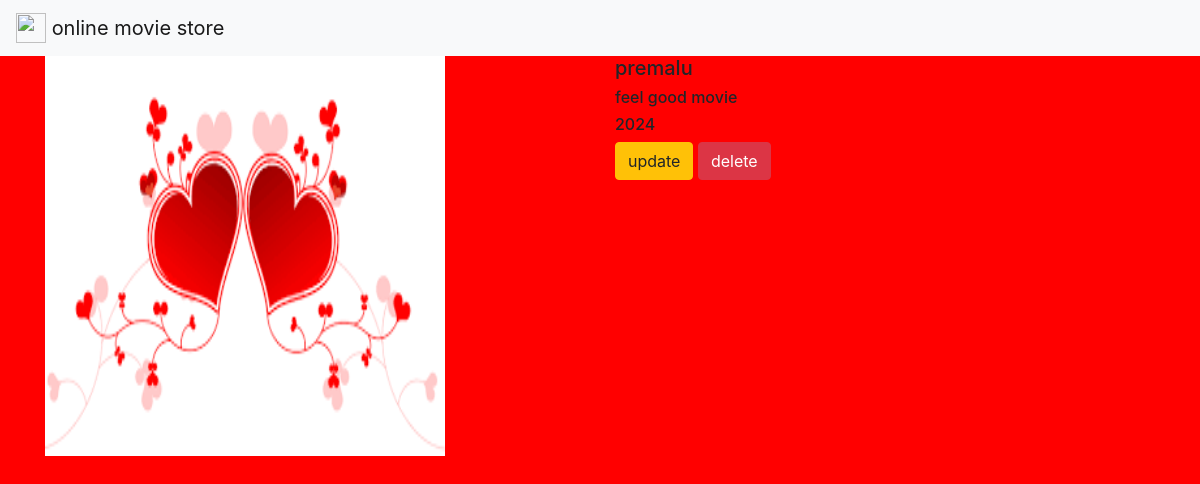
The app's page /movie/6/ with its own data.
### movieapp/models.py (models this page shows, shortened)
class Movie(models.Model):
    name=models.CharField(max_length=250)
    desc=models.TextField()
    year=models.IntegerField()
    img=models.ImageField(upload_to='gallery')

### movieapp/views.py (the view)
# urls.py: path('movie/<int:movie_id>/',views.detail,name='detail'),
def detail(request,movie_id):
    movie=Movie.objects.get(id=movie_id)
    return render(request,"detail.html",{'movie':movie})

### templates/detail.html
{% extends 'base.html' %}
{%  block body %}
<div class="container">
    <div class="row">
        <div class="col-md-6">
            <img src="{{movie.img.url}}" width="400" height="400">
        </div>
<div class="col-md-6">
    <h5>{{movie.name}}</h5>
    <h6>{{movie.desc}}</h6>
<h6>{{movie.year}}</h6>
<a class= "btn btn-warning" href=" {% url 'movieapp:update' movie.id %}">update</a>
<a class= "btn btn-danger" href=" {% url 'movieapp:delete' movie.id %}">delete</a>
  </div>
   </div>
</div>
{% endblock %}

### static/style.css (style rules this page uses)
body { background-color:red; }

### records on screen
Movie: img (picture), name "premalu", desc "feel good movie", year "2024"
